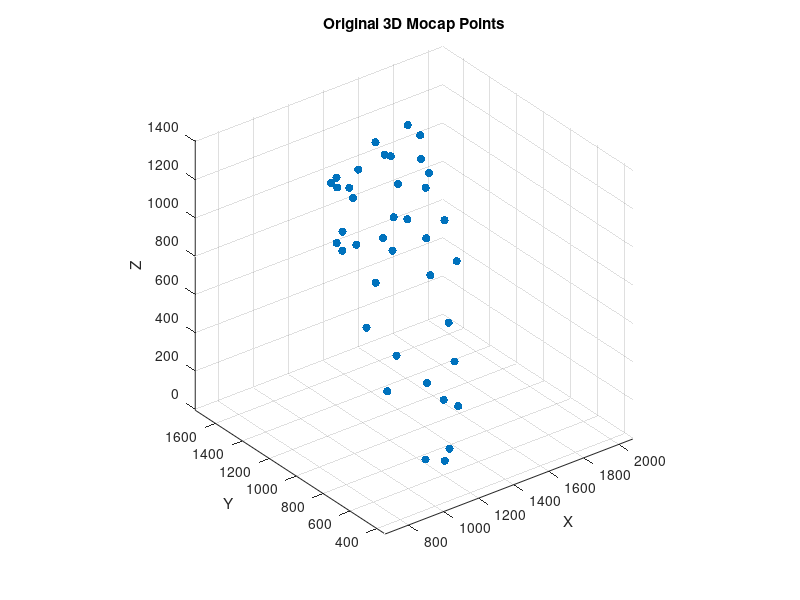

Source code (MATLAB):

%% Task 3.3  Triangulation Example
clc; clear; close all;

% --- Load the data you were given ---
load('Parameters_V1_1.mat'); % Camera 1 parameters
cam1 = Parameters;           % Store as cam1 structure
load('Parameters_V2_1.mat'); % Camera 2 parameters
cam2 = Parameters;           % Store as cam2 structure
load('mocapPoints3D.mat');   % 3D motion capture points

% For now just see what's inside:
% Display the calibration paramter structures for each camera
disp('Camera 1 parameters:');
disp(cam1);

disp('Camera 2 parameters:');
disp(cam2);

%Display first few mocap points to verify successful load
disp('First few mocap points:');
disp(pts3D(:,1:5));

% --- Simple "result display" example ---
% (This just plots a few of the mocap 3D points)
figure;                     % open a new window
scatter3(pts3D(1,:), pts3D(2,:), pts3D(3,:), 'filled');

title('Original 3D Mocap Points');
xlabel('X'); ylabel('Y'); zlabel('Z');
grid on; axis equal;        % Equal scaling for all axes

